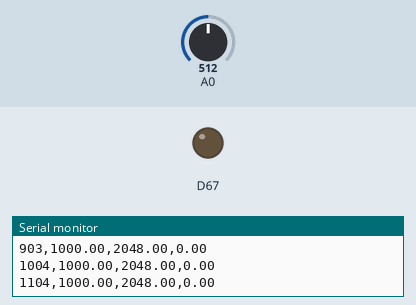
This sketch was run on a simulated Arduino Due. Parts: output pins drawn as LEDs (lit = HIGH), the last lines printed to the serial monitor. The inputs (shaded band) are chosen by the test bench; at power-on: A0 = 512 (analog values on the 0–1023 scale).

Above: at 1.2 s.
1.3 s: A0 set to 122
At 2.6 s:
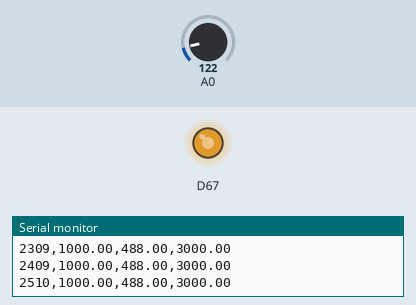
4.3 s: A0 set to 306
At 4.76 s:
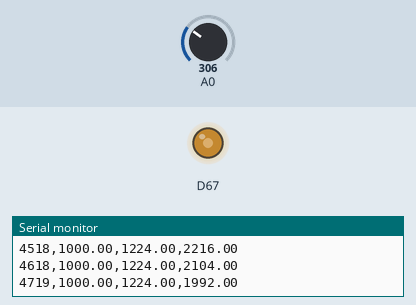
At 5.67 s:
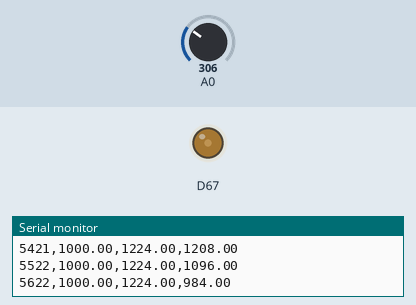
Timing chart, 0 to 8.0 s (numbered marks = the images above; inputs shaded):
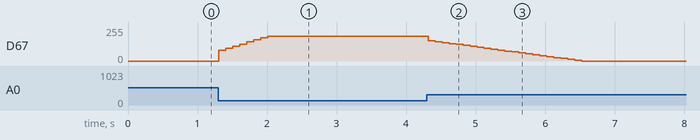

Measured:
- after the input at 1.3 s, D67: moves from 0/255 to 186/255 over 0.70 s, starting at once
- after the input at 4.3 s, D67: moves from 186/255 to 0/255 over 2.2 s, starting at once

The sketch:

basicPID.ino
```cpp
#include <PID_v1.h>
int DACBits = 12;

//Define Variables we'll be connecting to
double Setpoint, Input, Output;

//Specify the links and initial tuning parameters
PID myPID(&Input, &Output, &Setpoint,2,5,0, DIRECT);

void setup()
{
  Setpoint = 1000;
	Serial.begin(115200);

  analogWriteResolution(DACBits);
  analogReadResolution(DACBits);
  Input = analogRead(A0);


  //turn the PID on
  myPID.SetOutputLimits(0,3000);
  myPID.SetMode(AUTOMATIC);
}

void loop()
{
	Input = analogRead(A0);
	myPID.Compute();
	analogWrite(DAC1, Output);
	print();
	delay(100);
}

void print(){
  Serial.print(millis());
  Serial.print(",");
  Serial.print(Setpoint);
  Serial.print(",");
  Serial.print(Input);
  Serial.print(",");
  Serial.print(Output);
  Serial.println();
}
```
